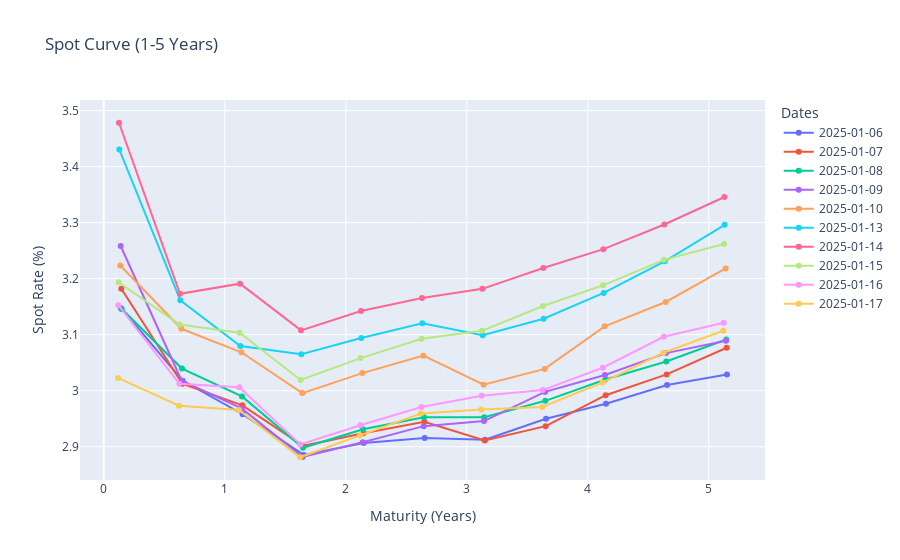

Write notebook code for a chart like this one.
### Code cell
fig = go.Figure()

for date in date_columns:
    bonds = []
    d = pd.to_datetime(date)

    # Calculate remaining maturity for all rows
    Remaining_Maturity = (pd.to_datetime(dirty["Maturity Date"]) - d).dt.days / 365

    for i in range(len(data)):
        row = dirty.iloc[i]
        maturity = Remaining_Maturity.iloc[i]  # Get the maturity for this bond
        bond = (row[date], row["Coupon"] * 100, maturity)  # Price, Coupon, Maturity
        bonds.append(bond)

    # Convert bond data into float format
    bonds = [(float(price), float(coupon), float(maturity)) for price, coupon, maturity in bonds]

    # Bootstrap spot rates
    spot_rates = bootstrap_spot_curve(bonds)
    maturities = [bond[2] for bond in bonds]

    # Add spot rates to figure
    fig.add_trace(
        go.Scatter(
            x=maturities,
            y=[rate * 100 for rate in spot_rates],  # Convert spot rates to percentages
            mode='lines+markers',
            name=str(date)
        )
    )

fig.update_layout(
    title='Spot Curve (1-5 Years)',
    xaxis_title='Maturity (Years)',
    yaxis_title='Spot Rate (%)',
    legend_title="Dates"
)

fig.show()

### Figure 1 — Plotly figure (JSON) as saved in the notebook; plotly's stock layout.template omitted (floating-point values rounded to 4 significant figures)
{"data": [{"mode": "lines+markers", "name": "2025-01-06", "x": [0.1479, 0.6521, 1.148, 1.652, 2.148, 2.652, 3.151, 3.655, 4.151, 4.655, 5.151], "y": [3.146, 3.018, 2.958, 2.885, 2.907, 2.916, 2.912, 2.95, 2.977, 3.01, 3.029], "type": "scatter"}, {"mode": "lines+markers", "name": "2025-01-07", "x": [0.1452, 0.6493, 1.145, 1.649, 2.145, 2.649, 3.148, 3.652, 4.148, 4.652, 5.148], "y": [3.182, 3.012, 2.974, 2.902, 2.924, 2.944, 2.911, 2.937, 2.992, 3.029, 3.077], "type": "scatter"}, {"mode": "lines+markers", "name": "2025-01-08", "x": [0.1425, 0.6466, 1.142, 1.647, 2.142, 2.647, 3.145, 3.649, 4.145, 4.649, 5.145], "y": [3.147, 3.039, 2.99, 2.898, 2.931, 2.953, 2.952, 2.982, 3.02, 3.052, 3.091], "type": "scatter"}, {"mode": "lines+markers", "name": "2025-01-09", "x": [0.1397, 0.6438, 1.14, 1.644, 2.14, 2.644, 3.142, 3.647, 4.142, 4.647, 5.142], "y": [3.258, 3.018, 2.968, 2.882, 2.908, 2.937, 2.946, 2.998, 3.028, 3.067, 3.089], "type": "scatter"}, {"mode": "lines+markers", "name": "2025-01-10", "x": [0.137, 0.6411, 1.137, 1.641, 2.137, 2.641, 3.14, 3.644, 4.14, 4.644, 5.14], "y": [3.223, 3.11, 3.069, 2.996, 3.031, 3.063, 3.011, 3.039, 3.115, 3.158, 3.218], "type": "scatter"}, {"mode": "lines+markers", "name": "2025-01-13", "x": [0.1288, 0.6329, 1.129, 1.633, 2.129, 2.633, 3.132, 3.636, 4.132, 4.636, 5.132], "y": [3.431, 3.161, 3.08, 3.065, 3.094, 3.12, 3.099, 3.128, 3.174, 3.231, 3.296], "type": "scatter"}, {"mode": "lines+markers", "name": "2025-01-14", "x": [0.126, 0.6301, 1.126, 1.63, 2.126, 2.63, 3.129, 3.633, 4.129, 4.633, 5.129], "y": [3.478, 3.173, 3.191, 3.108, 3.142, 3.165, 3.182, 3.219, 3.253, 3.297, 3.346], "type": "scatter"}, {"mode": "lines+markers", "name": "2025-01-15", "x": [0.1233, 0.6274, 1.123, 1.627, 2.123, 2.627, 3.126, 3.63, 4.126, 4.63, 5.126], "y": [3.194, 3.118, 3.103, 3.019, 3.058, 3.093, 3.107, 3.151, 3.188, 3.234, 3.262], "type": "scatter"}, {"mode": "lines+markers", "name": "2025-01-16", "x": [0.1205, 0.6247, 1.121, 1.625, 2.121, 2.625, 3.123, 3.627, 4.123, 4.627, 5.123], "y": [3.153, 3.012, 3.006, 2.904, 2.938, 2.971, 2.991, 3.001, 3.041, 3.096, 3.121], "type": "scatter"}, {"mode": "lines+markers", "name": "2025-01-17", "x": [0.1178, 0.6219, 1.118, 1.622, 2.118, 2.622, 3.121, 3.625, 4.121, 4.625, 5.121], "y": [3.023, 2.973, 2.965, 2.881, 2.92, 2.959, 2.967, 2.971, 3.014, 3.068, 3.107], "type": "scatter"}], "layout": {"title": {"text": "Spot Curve (1-5 Years)"}, "xaxis": {"title": {"text": "Maturity (Years)"}}, "yaxis": {"title": {"text": "Spot Rate (%)"}}, "legend": {"title": {"text": "Dates"}}}}
